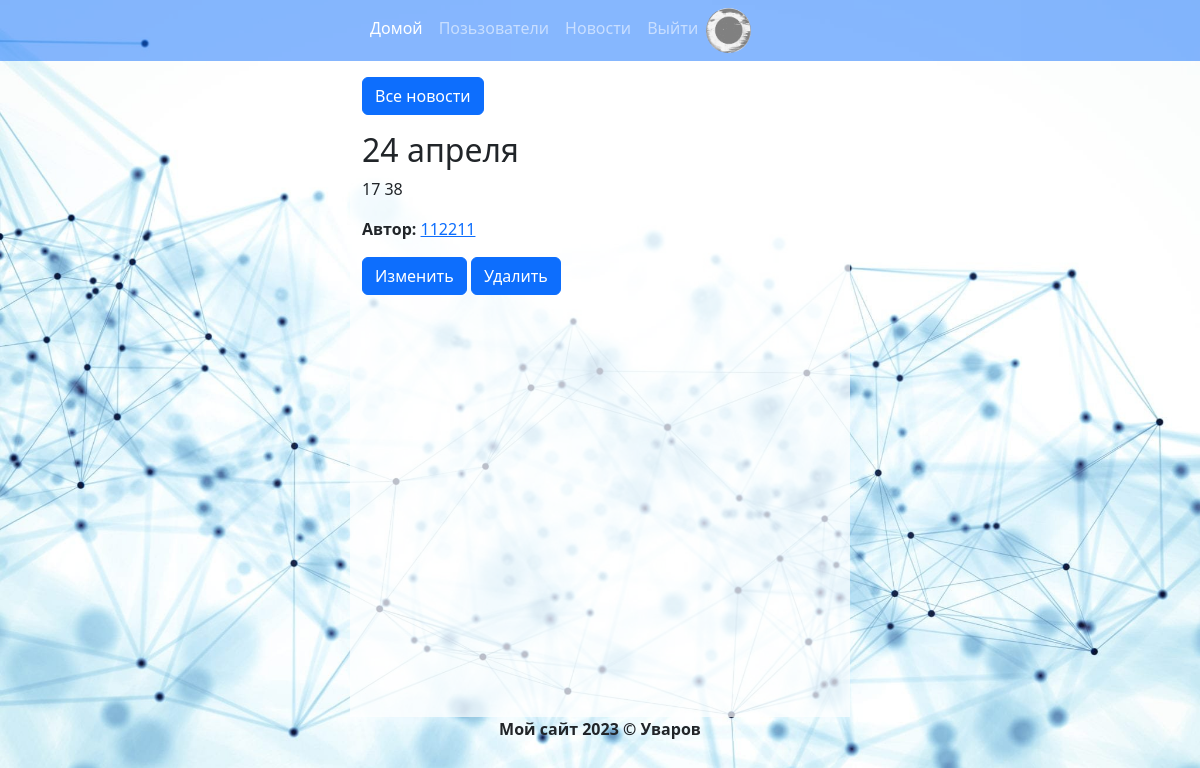
Screenshot of /news/1 (signed in) with the database file from the repository.
### data/users.py (models this page shows, shortened)
class User(SqlAlchemyBase, UserMixin):
    __tablename__ = 'users'
    id = sqlalchemy.Column(sqlalchemy.Integer,
                           primary_key=True, autoincrement=True)
    name = sqlalchemy.Column(sqlalchemy.String, nullable=True)
    about = sqlalchemy.Column(sqlalchemy.String, nullable=True)
    email = sqlalchemy.Column(sqlalchemy.String,
                              index=True, unique=True, nullable=True)
    hashed_password = sqlalchemy.Column(sqlalchemy.String, nullable=True)
    created_date = sqlalchemy.Column(sqlalchemy.DateTime,
                                     default=datetime.datetime.now)
    avatar = sqlalchemy.Column(sqlalchemy.String, nullable=True)

### data/news.py (models this page shows)
class News(SqlAlchemyBase):
    __tablename__ = 'news'
    id = sqlalchemy.Column(sqlalchemy.Integer,
                           primary_key=True, autoincrement=True)
    title = sqlalchemy.Column(sqlalchemy.String, nullable=True)
    content = sqlalchemy.Column(sqlalchemy.String, nullable=True)
    created_date = sqlalchemy.Column(sqlalchemy.DateTime,
                                     default=datetime.datetime.now)
    is_private = sqlalchemy.Column(sqlalchemy.Boolean, default=True)
    user_id = sqlalchemy.Column(sqlalchemy.Integer,
                                sqlalchemy.ForeignKey("users.id"))
    user = orm.relationship('User')

### main.py (the view)
@app.route('/news/<int:id>')
def one_new(id):
    db_sess = db_session.create_session()
    news = db_sess.query(News).filter(News.id == id).first()
    return render_template('one_new.html', news=news)

### data/db_session.py (called while the page is built)
def create_session() -> Session:
    global __factory
    return __factory()

### main.py (called while the page is built)
@login_manager.user_loader
def load_user(user_id):
    db_sess = db_session.create_session()
    return db_sess.query(User).get(user_id)

### templates/one_new.html
{% extends "base.html" %}
{% block content %}
<a href="/news" class="btn btn-primary " role="button">Все новости</a>
<div class="mt-3">
    <div>
        <h2>{{ news.title }}</h2>
        <p>{{ news.content }}</p>
        <p><b>Автор: </b> <a href="/profile/{{news.user.id}}">{{ news.user.name }}</a></p>
    </div>
    {%if current_user.id == news.user_id%}
    <a href="/edit-news/{{news.id}}" class="btn btn-primary " role="button">Изменить</a>
    <a href="/delete-news/{{news.id}}" class="btn btn-primary " role="button">Удалить</a>
    {% endif %}
</div>
{% endblock %}

### templates/base.html (shortened to what this page needs)
<html>
<head>
    <link href="https://cdn.jsdelivr.net/npm/bootstrap@5.3.0-alpha3/dist/css/bootstrap.min.css" rel="stylesheet"
>
</head>
<body>
<nav class="navbar navbar-expand-lg mb-3 bg-primary" data-bs-theme="dark">
    <div class="container" style="max-width:500px !important;">
        <div class="collapse navbar-collapse" id="navbarSupportedContent">
            <ul class="navbar-nav me-auto mb-2 mb-lg-0">
                <li class="nav-item">
                    <a class="nav-link active" aria-current="page" href="/">Домой</a>
                </li>
                <li class="nav-item">
                    <a class="nav-link" href="/users">Позьзователи</a>
                </li>
                <li class="nav-item">
                    <a class="nav-link" href="/news" role="button" aria-current="page">
                        Новости
                    </a>
                </li>
                <li class="nav-item flex">
                    {% if current_user.is_authenticated %}
                    <a class="nav-link" href="/out">Выйти</a>
                    <a href="/profile/{{current_user.id}}">
                        <img src="/static/{{current_user.avatar}}" width="45" height="45" alt="" class="icon_user"/>
                    </a>
                    {% else %}
                    <a class="nav-link" href="/login">Войти</a>
                    {% endif %}
                </li>
            </ul>
        </div>
    </div>
</nav>
<div class="container bg" style="max-width:500px !important;">
    {% block content %}{% endblock %}
</div>
<div class="container text-center fs-6" style="max-width:500px !important;">
    <b>Мой сайт 2023 © Уваров</b>
</div>
</body>
</html>

### templates/base.html (style rules this page uses)
.icon_user { display: inline-block; border-radius:50%; overflow:hidden; }
.flex { display:flex; }
body { background-image: url(/static/bg.jpg); background-size: cover; }
.navbar { opacity:0.5; transition:300ms; }
.bg { background: rgba(255, 255, 255, 0.7); min-height: 80vh; }

### rows the page displays
User: avatar (picture), user.name "112211"
News: title "24 апреля", content "17 38"
